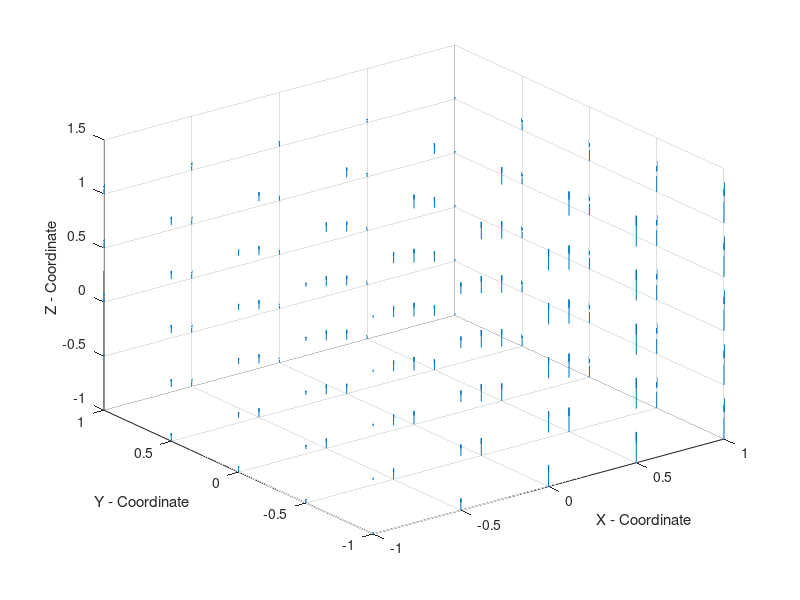

This figure's MATLAB source:
% VectorElementTestingZ
% This plots the interpolation of the y-axis edge elements.
B = [1 20 5 1];
r = -1:0.5:1;
s = r;
[R,S] = meshgrid(r,s);
N1Z = 0.25*(1-R).*(1-S);
N2Z = 0.25*(1+R).*(1-S);
N3Z = 0.25*(1-R).*(1+S);
N4Z = 0.25*(1+R).*(1+S);
Bzslice = B(1)*N1Z+B(2)*N2Z+B(3)*N3Z+B(4)*N4Z;
L = length(r);
Bz = zeros(L,L,L);
for i = 1:L
    Bz(1:L,1:L,i)=Bzslice;
end
[R,S,T] = meshgrid(r,r,r);
quiver3(R,S,T,zeros(size(Bz)),zeros(size(Bz)),Bz);
xlabel('X - Coordinate');
ylabel('Y - Coordinate');
zlabel('Z - Coordinate');
